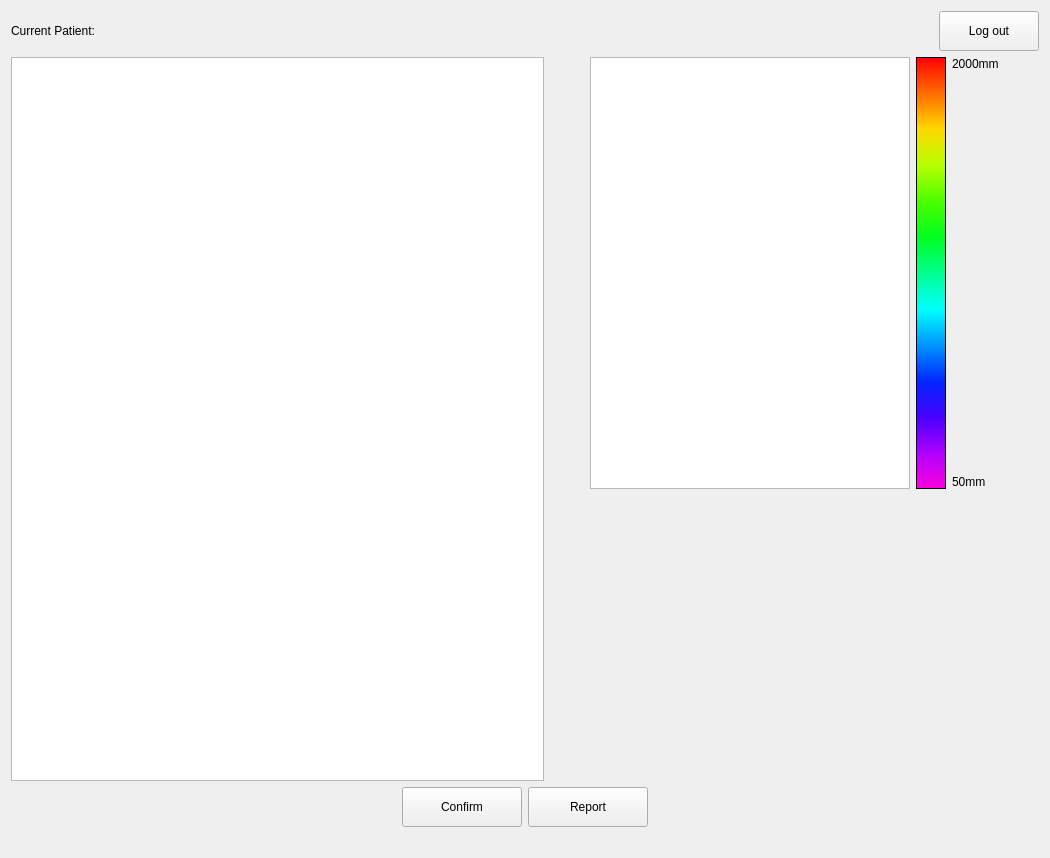
     <widget class="QWidget" name="annotateTab">
      <attribute name="title">
       <string>Analysis</string>
      </attribute>
      <layout class="QVBoxLayout" name="verticalLayout_15">
       <item>
        <layout class="QHBoxLayout" name="horizontalLayout_17">
         <item>
          <widget class="QLabel" name="patientNameInCapture2">
           <property name="sizePolicy">
            <sizepolicy hsizetype="Preferred" vsizetype="Fixed">
             <horstretch>0</horstretch>
             <verstretch>0</verstretch>
            </sizepolicy>
           </property>
           <property name="styleSheet">
            <string notr="true">font: 18px &quot;MS Shell Dlg 2&quot;;</string>
           </property>
           <property name="text">
            <string>Current Patient:</string>
           </property>
          </widget>
         </item>
         <item>
          <widget class="QPushButton" name="logOutButton4">
           <property name="sizePolicy">
            <sizepolicy hsizetype="Fixed" vsizetype="Fixed">
             <horstretch>0</horstretch>
             <verstretch>0</verstretch>
            </sizepolicy>
           </property>
           <property name="minimumSize">
            <size>
             <width>100</width>
             <height>40</height>
            </size>
           </property>
           <property name="styleSheet">
            <string notr="true">font: 16pt &quot;MS Shell Dlg 2&quot;;</string>
           </property>
           <property name="text">
            <string>Log out</string>
           </property>
          </widget>
         </item>
        </layout>
       </item>
       <item>
        <layout class="QHBoxLayout" name="horizontalLayout_31" stretch="1,1">
         <item>
          <layout class="QVBoxLayout" name="verticalLayout_7">
           <property name="sizeConstraint">
            <enum>QLayout::SetMinimumSize</enum>
           </property>
           <property name="topMargin">
            <number>0</number>
           </property>
           <item>
            <widget class="QGraphicsView" name="graphicsViewAnnotation">
             <property name="sizePolicy">
              <sizepolicy hsizetype="Expanding" vsizetype="Expanding">
               <horstretch>0</horstretch>
               <verstretch>0</verstretch>
              </sizepolicy>
             </property>
             <property name="minimumSize">
              <size>
               <width>533</width>
               <height>720</height>
              </size>
             </property>
             <property name="styleSheet">
              <string notr="true">QScrollBar {height:0px; width:0px;}
</string>
             </property>
            </widget>
           </item>
          </layout>
         </item>
         <item>
          <layout class="QVBoxLayout" name="verticalLayout_18">
           <item>
            <layout class="QHBoxLayout" name="horizontalLayout_18">
             <item>
              <spacer name="horizontalSpacer_21">
               <property name="orientation">
                <enum>Qt::Horizontal</enum>
               </property>
               <property name="sizeType">
                <enum>QSizePolicy::Fixed</enum>
               </property>
               <property name="sizeHint" stdset="0">
                <size>
                 <width>40</width>
                 <height>20</height>
                </size>
               </property>
              </spacer>
             </item>
             <item>
              <widget class="QGraphicsView" name="graphicsViewAnnotation2">
               <property name="sizePolicy">
                <sizepolicy hsizetype="Expanding" vsizetype="Expanding">
                 <horstretch>0</horstretch>
                 <verstretch>0</verstretch>
                </sizepolicy>
               </property>
               <property name="minimumSize">
                <size>
                 <width>320</width>
                 <height>432</height>
                </size>
               </property>
               <property name="styleSheet">
                <string notr="true">QScrollBar {height:0px; width:0px;}</string>
               </property>
              </widget>
             </item>
             <item>
              <widget class="QGraphicsView" name="graphicsView">
               <property name="maximumSize">
                <size>
                 <width>30</width>
                 <height>16777215</height>
                </size>
               </property>
               <property name="styleSheet">
                <string notr="true">background: qlineargradient( x1:0 y1:0, x2:0 y2:1, stop:0 #FF0000, stop:0.083 #FF6A00, stop:0.167 #FFD800, stop:0.25 #B6FF00, stop:0.333 #4CFF00, stop:0.417 #00FF21, stop:0.5 #00FF90, stop:0.583 #00FFFF, stop:0.667 #0094FF, stop:0.75 #0026FF, stop:0.833 #4800FF, stop:0.917 #B200FF, stop:1 #FF00DC);</string>
               </property>
              </widget>
             </item>
             <item>
              <layout class="QVBoxLayout" name="verticalLayout_14">
               <item>
                <widget class="QLabel" name="upperLabel">
                 <property name="text">
                  <string>2000mm</string>
                 </property>
                </widget>
               </item>
               <item>
                <spacer name="verticalSpacer_10">
                 <property name="orientation">
                  <enum>Qt::Vertical</enum>
                 </property>
                 <property name="sizeHint" stdset="0">
                  <size>
                   <width>20</width>
                   <height>40</height>
                  </size>
                 </property>
                </spacer>
               </item>
               <item>
                <widget class="QLabel" name="lowerLabel">
                 <property name="text">
                  <string>50mm</string>
                 </property>
                </widget>
               </item>
              </layout>
             </item>
             <item>
              <spacer name="horizontalSpacer_22">
               <property name="orientation">
                <enum>Qt::Horizontal</enum>
               </property>
               <property name="sizeType">
                <enum>QSizePolicy::Fixed</enum>
               </property>
               <property name="sizeHint" stdset="0">
                <size>
                 <width>40</width>
                 <height>20</height>
                </size>
               </property>
              </spacer>
             </item>
            </layout>
           </item>
           <item>
            <layout class="QHBoxLayout" name="horizontalLayout_26">
             <item>
              <spacer name="horizontalSpacer_23">
               <property name="orientation">
                <enum>Qt::Horizontal</enum>
               </property>
               <property name="sizeType">
                <enum>QSizePolicy::Fixed</enum>
               </property>
               <property name="sizeHint" stdset="0">
                <size>
                 <width>40</width>
                 <height>20</height>
                </size>
               </property>
              </spacer>
             </item>
             <item>
              <widget class="QLabel" name="annotationsText">
               <property name="sizePolicy">
                <sizepolicy hsizetype="Preferred" vsizetype="Fixed">
                 <horstretch>0</horstretch>
                 <verstretch>0</verstretch>
                </sizepolicy>
               </property>
               <property name="minimumSize">
                <size>
                 <width>0</width>
                 <height>140</height>
                </size>
               </property>
               <property name="styleSheet">
                <string notr="true">font: 20px &quot;MS Shell Dlg 2&quot;;</string>
               </property>
               <property name="text">
                <string/>
               </property>
               <property name="alignment">
                <set>Qt::AlignBottom|Qt::AlignLeading|Qt::AlignLeft</set>
               </property>
              </widget>
             </item>
            </layout>
           </item>
           <item>
            <layout class="QHBoxLayout" name="horizontalLayout_32">
             <item>
              <spacer name="horizontalSpacer_24">
               <property name="orientation">
                <enum>Qt::Horizontal</enum>
               </property>
               <property name="sizeType">
                <enum>QSizePolicy::Fixed</enum>
               </property>
               <property name="sizeHint" stdset="0">
                <size>
                 <width>40</width>
                 <height>20</height>
                </size>
               </property>
              </spacer>
             </item>
             <item>
              <widget class="QLabel" name="annotationsText2">
               <property name="sizePolicy">
                <sizepolicy hsizetype="Preferred" vsizetype="Fixed">
                 <horstretch>0</horstretch>
                 <verstretch>0</verstretch>
                </sizepolicy>
               </property>
               <property name="minimumSize">
                <size>
                 <width>0</width>
                 <height>140</height>
                </size>
               </property>
               <property name="styleSheet">
                <string notr="true">font: 14px &quot;MS Shell Dlg 2&quot;;</string>
               </property>
               <property name="text">
                <string/>
               </property>
               <property name="alignment">
                <set>Qt::AlignLeading|Qt::AlignLeft|Qt::AlignTop</set>
               </property>
              </widget>
             </item>
            </layout>
           </item>
          </layout>
         </item>
        </layout>
       </item>
       <item>
        <layout class="QHBoxLayout" name="horizontalLayout_3">
         <item>
          <spacer name="horizontalSpacer_19">
           <property name="orientation">
            <enum>Qt::Horizontal</enum>
           </property>
           <property name="sizeHint" stdset="0">
            <size>
             <width>40</width>
             <height>20</height>
            </size>
           </property>
          </spacer>
         </item>
         <item>
          <widget class="QPushButton" name="confirmLandmarksButton">
           <property name="minimumSize">
            <size>
             <width>120</width>
             <height>40</height>
            </size>
           </property>
           <property name="styleSheet">
            <string notr="true">font: 20px &quot;MS Shell Dlg 2&quot;;</string>
           </property>
           <property name="text">
            <string>Confirm</string>
           </property>
          </widget>
         </item>
         <item>
          <widget class="QPushButton" name="generateReportButton">
           <property name="enabled">
            <bool>true</bool>
           </property>
           <property name="minimumSize">
            <size>
             <width>120</width>
             <height>40</height>
            </size>
           </property>
           <property name="styleSheet">
            <string notr="true">font: 20px &quot;MS Shell Dlg 2&quot;;</string>
           </property>
           <property name="text">
            <string>Report</string>
           </property>
          </widget>
         </item>
         <item>
          <spacer name="horizontalSpacer_20">
           <property name="orientation">
            <enum>Qt::Horizontal</enum>
           </property>
           <property name="sizeHint" stdset="0">
            <size>
             <width>40</width>
             <height>20</height>
            </size>
           </property>
          </spacer>
         </item>
        </layout>
       </item>
       <item>
        <widget class="QLabel" name="saveInfoAnnotateTab">
         <property name="sizePolicy">
          <sizepolicy hsizetype="Preferred" vsizetype="Fixed">
           <horstretch>0</horstretch>
           <verstretch>0</verstretch>
          </sizepolicy>
         </property>
         <property name="text">
          <string/>
         </property>
         <property name="alignment">
          <set>Qt::AlignCenter</set>
         </property>
         <property name="wordWrap">
          <bool>true</bool>
         </property>
        </widget>
       </item>
      </layout>
     </widget>
